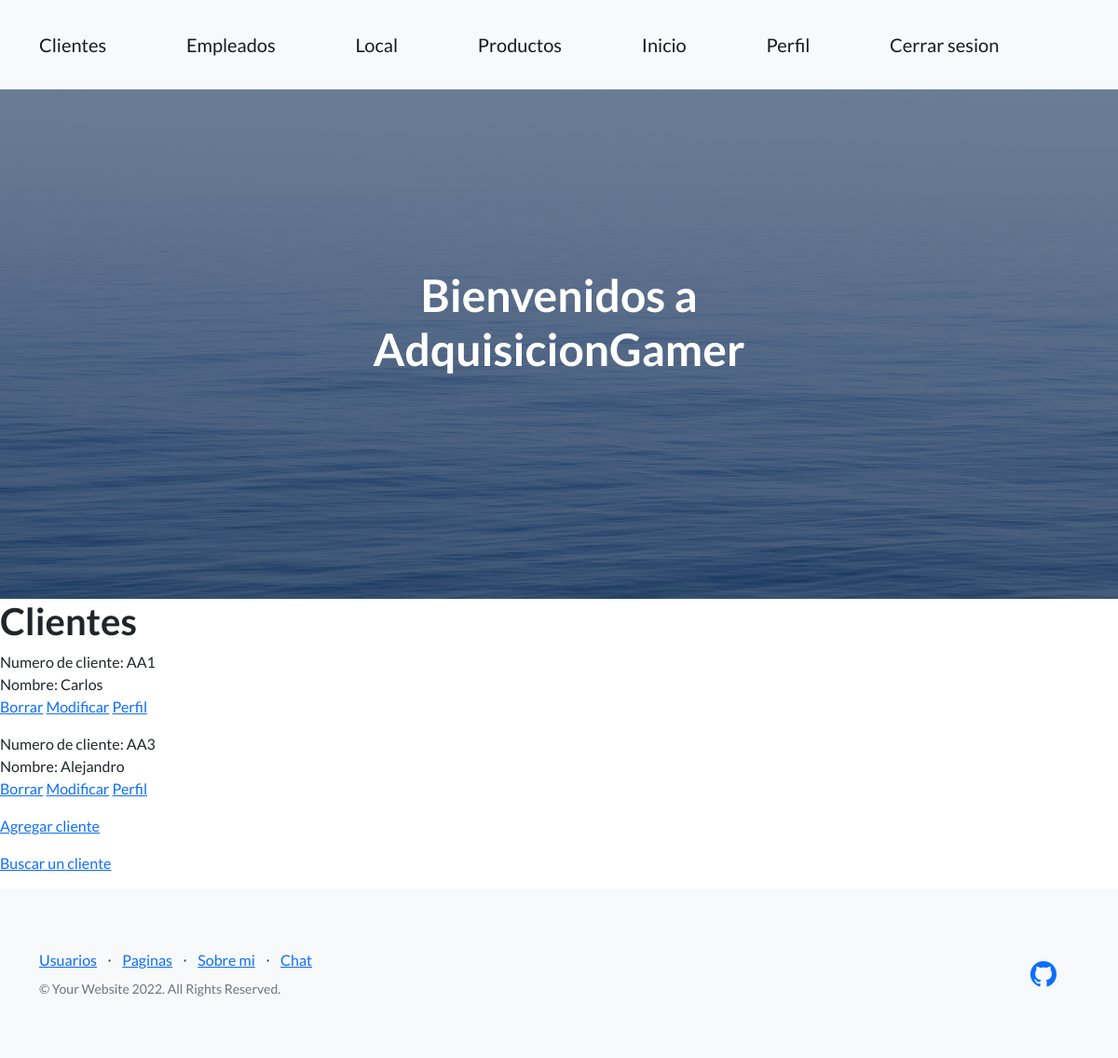
Screenshot of /Appfinal/cliente/ (signed in) with the database file from the repository.
### Appfinal/models.py (models this page shows, shortened)
class Cliente(models.Model):
    nombre_cliente = models.CharField(max_length=40)
    email = models.EmailField()
    fecha_de_creacion = models.DateTimeField(auto_now_add=True)

### Appfinal/views.py (the view)
# urls.py: path('cliente/', views.Lista_clientes.as_view(), name="clienteInicio"),
class Lista_clientes(LoginRequiredMixin, ListView):
    model = Cliente
    template_name = 'Appfinal/cliente_lista.html'

### Appfinal/templates/Appfinal/cliente_lista.html
{% extends "Appfinal/template_logueado.html" %}
{% load static %}
{% block B %}
    <h1> Clientes </h1>
    {% for a in object_list %}
        <p>
            Numero de cliente: AA{{a.id}} <br>
            Nombre: {{a.nombre_cliente}} <br>
            <a href="{% url 'clienteEliminar' a.id %}">Borrar</a>
            <a href="{% url 'clienteModificar' a.id %}">Modificar</a>
            <a href="{% url 'clienteDetalle' a.id %}">Perfil</a> <br>
        </p>
    {% endfor %}
    <p>
        <a href ="/Appfinal/crear_cliente/"> Agregar cliente </a>
    </p>
    <p>
        <a href ="/Appfinal/busqueda_cliente/"> Buscar un cliente </a>
    </p>
{% endblock %}

### rows the page displays
Cliente: id "1", nombre_cliente "Carlos"
Cliente: id "3", nombre_cliente "Alejandro"
